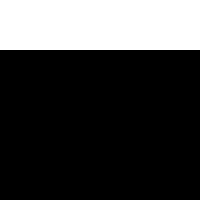
Frame 1 (no input)
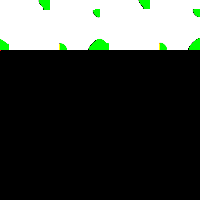
Frame 60 (no input)
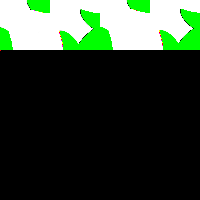
Frame 120 (the mouse pressed at the canvas centre since frame 60)

The p5.js sketch that drew these frames (run headless with seeded random() and noise() and a simulated clock; from frame 60 on, the mouse is pressed at the canvas centre):

// p5.js sketch
// ── sketch.js
let curr = [], prev = [];
const n = 200, damp = 0.9;

function setup() {

  createCanvas(200, 200);

  curr = Array.from({length: n}, () => Array.from({length: n}, () => 255));
  prev = curr;

  prev[100][100] = 255;

  // noLoop();

}

const ref = (arr, i, j) => arr && arr[i] && arr[i][j] ? arr[i][j] : 0;

function draw() {

  background(0);
  loadPixels();
  let test = [];
  for (let i=0; i < n; i++) for (let j=0; j < n; j++) {
    let idx = (j + i * n);
    // test.push(idx);
    curr[i][j] = (ref(prev, i-1, j) + ref(prev, i+1, j) + ref(prev, i, j-1) + ref(prev, i, j+1)) / 2 - ref(curr, i, j);
    curr[i][j] *= damp;
    for (let k=0; k<2; k++)
      pixels[idx + k] = curr[i][j];
  }
  // console.log(pixels);
  updatePixels();
  // console.log(test);
  
  prev = curr.map(x => x.slice());

}
